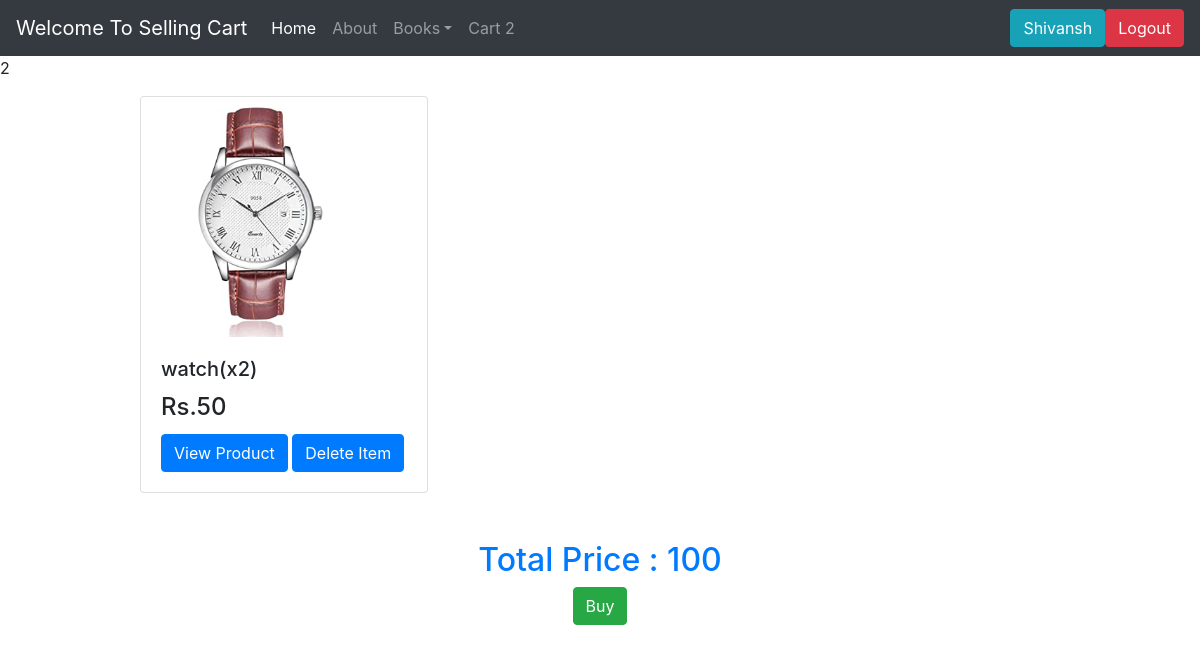
Before: /viewcart/ (signed in) with the older database file.
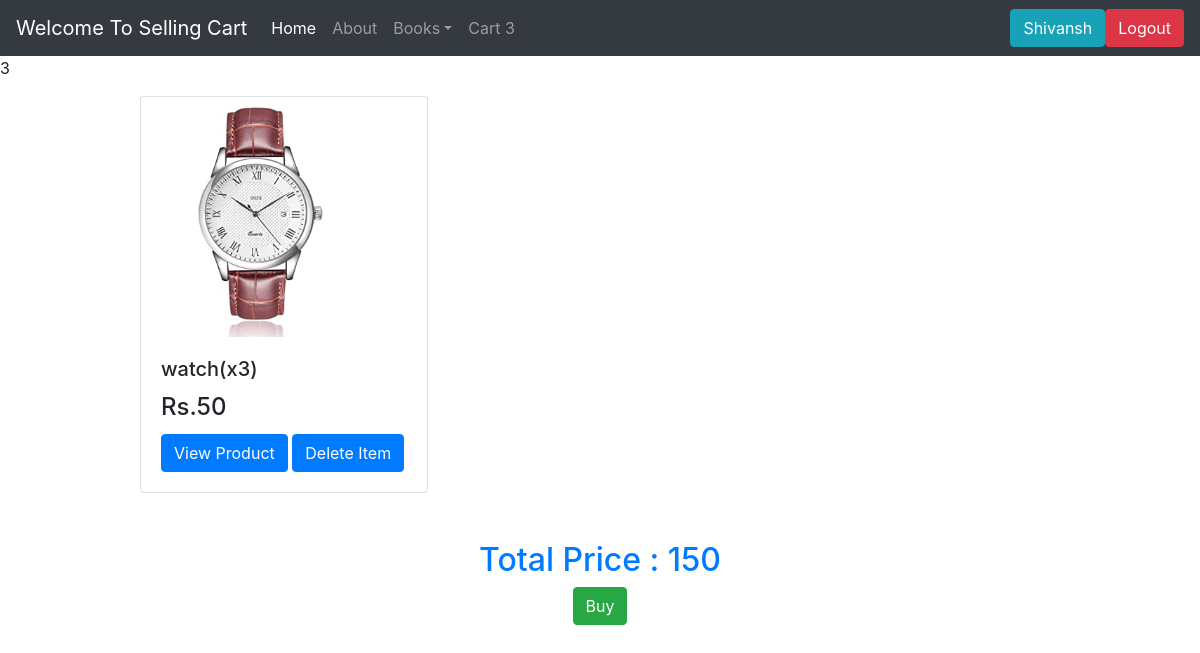
After: the same page with the newer database file.
### shop/models.py (models this page shows, shortened)
class CartItem(models.Model):
    customer_name = models.CharField(max_length=40)
    item_quantity = models.IntegerField(default=1)
    product_detail = models.ForeignKey(Product , null=True , on_delete=models.CASCADE)

class Product(models.Model):
    product_name = models.CharField(max_length=50)
    category = models.CharField(max_length=50, default="")
    subcategory = models.CharField(max_length=50, default="")
    price = models.IntegerField(default=0)#if no price is given then automatically set default price to 0
    desc = models.CharField(max_length=300)
    pub_date = models.DateField()
    image = models.ImageField(upload_to='shop/images', default="")

### shop/views.py (the view)
# urls.py: path("viewcart/",views.view_cart,name='cartview'),
@login_required(login_url='login')
def view_cart(request):
    products = CartItem.objects.all().filter(customer_name=request.user)
    dictionary = CartItem.objects.filter(Q(customer_name=request.user)).aggregate(Sum('item_quantity'))
    no_of_items = dictionary['item_quantity__sum']
    dictionary = CartItem.objects.filter(Q(customer_name=request.user))
    price = 0
    cart = []
    for p in dictionary:
        price += p.product_detail.price*p.item_quantity
    for i in products:
        cart.append(i)
    params = { 'product':cart,'items_count':no_of_items,'price':price}
    return render(request, 'shop/Cart.html', params)

### templates/shop/Cart.html (shortened to what this page needs)
{% extends 'shop/basic.html' %}
{%block body%}
{% load static %}
{% block cart_items %}
  <span id="cart_count">{{items_count}}</span>
{% endblock %}
{% if product|length > 0 %}
<div class="container">
    <div id="carouselExampleControls" class="carousel slide" data-ride="carousel">
        <div class="carousel-inner mx-auto" role="listbox">
            <div class="carousel-item active">
                {% for i in product|slice:"0:"%}
                <div class="col-md-3 col-xs-3 col-sm-3">
                    <div class="card" style="width: 18rem;">
                      <img src='/media/{{i.product_detail.image}}' class="card-img-top" alt="...">
                        <div class="card-body">
                          <h5 class="card-title">{{i.product_detail.product_name}}(x{{i.item_quantity}})</h5>
                          <h4 class="card-title info">Rs.{{i.product_detail.price}}</h4>
                          <a id="qv{{i.id}}" href="{%url 'product_view' id=i.product_detail_id%}" class="btn btn-primary">View Product</a>
                          <a id="del{{i.id}}" href="{%url 'deleteitem' pid=i.product_detail_id%}" class="btn btn-primary">Delete Item</a>
                        </div>
                    </div>
                </div>
                {% endfor %}
            </div>
        </div>
    </div>
    <h2 class="text-primary" align="center">Total Price : {{price}}</h2>
    <div class="container" align="center">
      <a href="{%url 'orderfromcart'%}" class="btn btn-success">Buy</a>
    </div>
</div>
{% else %}
<h1 align='center'>No Item In Your Cart</h1>
{% endif %}
{% endblock %}

### templates/shop/Basic.html (shortened to what this page needs)
<!doctype html>
<html lang="en">
    <head>
        {% load static %}
        <link rel="stylesheet" href="https://stackpath.bootstrapcdn.com/bootstrap/4.2.1/css/bootstrap.min.css">
    </head>
    <body id="background">
        <nav class="navbar navbar-expand-lg navbar-dark bg-dark">
            <a class="navbar-brand" href="">Welcome To Selling Cart</a>
            <div class="collapse navbar-collapse" id="navbarSupportedContent">
                <ul class="navbar-nav mr-auto">
                    <li class="nav-item active">
                        <a class="nav-link" href="{% url 'ShopHome'%}">Home<span class="sr-only">(current)</span></a>
                    </li>
                    <li class="nav-item">
                        <a class="nav-link" href="{% url 'Profile'%}">About</a>
                    </li>
                    <li class="nav-item dropdown">
                        <a class="nav-link dropdown-toggle" href="#" id="navbarDropdown" role="button" data-toggle="dropdown" aria-haspopup="true" aria-expanded="false"> Books</a>
                    </li>
                    <a class="nav-link" href="{%url 'cartview'%}">Cart {% block cart_items %}{% endblock %}</a>
                </ul>
                <a id="user" href="{% url 'ShopHome' %}" class="btn btn-info">{{user.username}}</a>
                <a id="logout" href="{%url 'logout'%}" class="btn btn-danger">Logout</a>
            </div>
        </nav>
        {%block body %}{% endblock %}
    </body>
</html>

### templates/shop/Cart.html (style rules this page uses)
.col-md-3 { display: inline-block; margin-top: 1rem; margin-left: 5rem; margin-bottom: 3rem; }
img { max-width: 240px; height: 240px; }

Changed rows visible on the page:
changed CartItem "watch": item_quantity "2" → "3"
Other visible differences:
{{ items_count }}: "2 2" → "3 3"
{{ price }}: "100" → "150"
